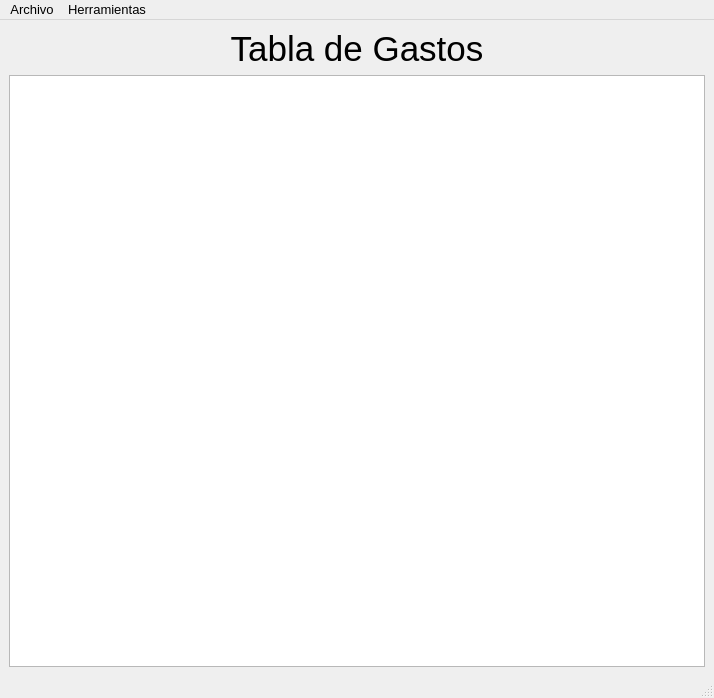
<?xml version="1.0" encoding="UTF-8"?>
<ui version="4.0">
 <class>Gastos</class>
 <widget class="QMainWindow" name="Gastos">
  <property name="geometry">
   <rect>
    <x>0</x>
    <y>0</y>
    <width>714</width>
    <height>698</height>
   </rect>
  </property>
  <property name="minimumSize">
   <size>
    <width>0</width>
    <height>0</height>
   </size>
  </property>
  <property name="font">
   <font>
    <pointsize>10</pointsize>
   </font>
  </property>
  <property name="windowTitle">
   <string>Gastos</string>
  </property>
  <widget class="QWidget" name="centralwidget">
   <layout class="QGridLayout" name="gridLayout">
    <item row="0" column="0">
     <widget class="QLabel" name="lbl_title">
      <property name="font">
       <font>
        <family>Arial</family>
        <pointsize>26</pointsize>
        <bold>false</bold>
       </font>
      </property>
      <property name="cursor">
       <cursorShape>ArrowCursor</cursorShape>
      </property>
      <property name="autoFillBackground">
       <bool>true</bool>
      </property>
      <property name="locale">
       <locale language="Spanish" country="Spain"/>
      </property>
      <property name="text">
       <string>Tabla de Gastos</string>
      </property>
      <property name="alignment">
       <set>Qt::AlignCenter</set>
      </property>
     </widget>
    </item>
    <item row="1" column="0">
     <widget class="QTableView" name="table_gastos">
      <property name="minimumSize">
       <size>
        <width>500</width>
        <height>300</height>
       </size>
      </property>
      <property name="maximumSize">
       <size>
        <width>16777215</width>
        <height>16777215</height>
       </size>
      </property>
      <property name="locale">
       <locale language="Spanish" country="Spain"/>
      </property>
      <property name="sizeAdjustPolicy">
       <enum>QAbstractScrollArea::AdjustToContents</enum>
      </property>
      <property name="alternatingRowColors">
       <bool>true</bool>
      </property>
      <property name="selectionMode">
       <enum>QAbstractItemView::ContiguousSelection</enum>
      </property>
      <property name="sortingEnabled">
       <bool>true</bool>
      </property>
      <attribute name="horizontalHeaderShowSortIndicator" stdset="0">
       <bool>true</bool>
      </attribute>
      <attribute name="verticalHeaderVisible">
       <bool>false</bool>
      </attribute>
     </widget>
    </item>
   </layout>
  </widget>
  <widget class="QMenuBar" name="menubar">
   <property name="geometry">
    <rect>
     <x>0</x>
     <y>0</y>
     <width>714</width>
     <height>23</height>
    </rect>
   </property>
   <widget class="QMenu" name="menuArchivo">
    <property name="title">
     <string>Archivo</string>
    </property>
    <addaction name="actionActualizar"/>
   </widget>
   <widget class="QMenu" name="menuHerramientas">
    <property name="title">
     <string>Herramientas</string>
    </property>
    <addaction name="actionActivar_modo_edicion"/>
    <addaction name="actionDesactivar_modo_edicion"/>
    <addaction name="separator"/>
    <addaction name="actionAnadir_fila"/>
    <addaction name="actionEliminar_fila"/>
    <addaction name="separator"/>
    <addaction name="actionGenerar_pdf_con_el_listado"/>
   </widget>
   <addaction name="menuArchivo"/>
   <addaction name="menuHerramientas"/>
  </widget>
  <widget class="QStatusBar" name="statusBar"/>
  <action name="actionActualizar">
   <property name="text">
    <string>Actualizar</string>
   </property>
   <property name="shortcut">
    <string>Ctrl+A</string>
   </property>
  </action>
  <action name="actionActivar_modo_edicion">
   <property name="text">
    <string>Activar modo edición</string>
   </property>
   <property name="shortcut">
    <string>Ctrl+E</string>
   </property>
  </action>
  <action name="actionDesactivar_modo_edicion">
   <property name="text">
    <string>Desactivar modo edición</string>
   </property>
   <property name="shortcut">
    <string>Ctrl+Shift+E</string>
   </property>
  </action>
  <action name="actionAnadir_fila">
   <property name="text">
    <string>Añadir fila</string>
   </property>
   <property name="shortcut">
    <string>Ctrl+N</string>
   </property>
  </action>
  <action name="actionEliminar_fila">
   <property name="text">
    <string>Eliminar fila</string>
   </property>
   <property name="shortcut">
    <string>Ctrl+D</string>
   </property>
  </action>
  <action name="actionGenerar_pdf_con_el_listado">
   <property name="text">
    <string>Generar pdf con el listado</string>
   </property>
   <property name="shortcut">
    <string>Ctrl+P</string>
   </property>
  </action>
 </widget>
 <resources/>
 <connections/>
</ui>
